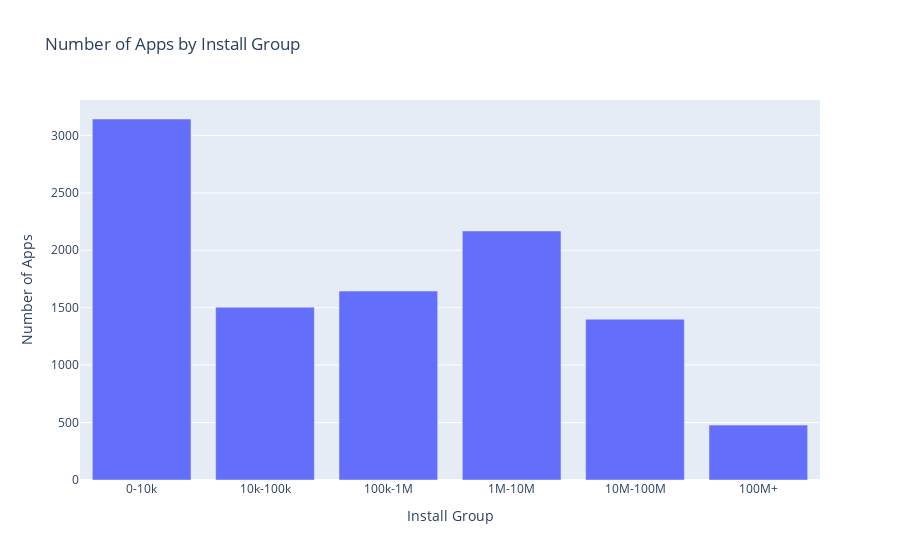

Here is the notebook cell this chart was saved with:
### Markdown cell above
<a id="phaze-5"></a>
## 5. The Impact of App Name on Its Popularity:

[back to top](#top)

### Code cell
apps_filtered = apps.copy()

bins = [0, 10000, 100000, 1000000, 10000000, 100000000, float('inf')]
labels = ['0-10k', '10k-100k', '100k-1M', '1M-10M', '10M-100M', '100M+']
install_groups = pd.cut(apps_filtered['Installs'], bins=bins, labels=labels, right=False)
install_groups_counts = install_groups.value_counts().sort_index()
install_groups_df = pd.DataFrame({'Installs_Group': install_groups_counts.index, 'Count': install_groups_counts.values})

fig = px.bar(install_groups_df, x='Installs_Group', y='Count', title='Number of Apps by Install Group', labels={'Installs_Group': 'Install Group', 'Count': 'Number of Apps'})

fig.show()

### Figure 1 — Plotly figure (JSON) as saved in the notebook; plotly's stock layout.template omitted (floating-point values rounded to 4 significant figures)
{"data": [{"alignmentgroup": "True", "hovertemplate": "Install Group=%{x}<br>Number of Apps=%{y}<extra></extra>", "legendgroup": "", "marker": {"color": "#636efa", "pattern": {"shape": ""}}, "name": "", "offsetgroup": "", "orientation": "v", "showlegend": false, "textposition": "auto", "type": "bar", "x": ["0-10k", "10k-100k", "100k-1M", "1M-10M", "10M-100M", "100M+"], "xaxis": "x", "y": [3143, 1504, 1645, 2168, 1400, 478], "yaxis": "y"}], "layout": {"autosize": true, "barmode": "relative", "legend": {"tracegroupgap": 0}, "title": {"text": "Number of Apps by Install Group"}, "xaxis": {"anchor": "y", "autorange": true, "domain": [0, 1], "range": [-0.5, 5.5], "title": {"text": "Install Group"}, "type": "category"}, "yaxis": {"anchor": "x", "autorange": true, "domain": [0, 1], "range": [0, 3308.0], "title": {"text": "Number of Apps"}, "type": "linear"}}}
